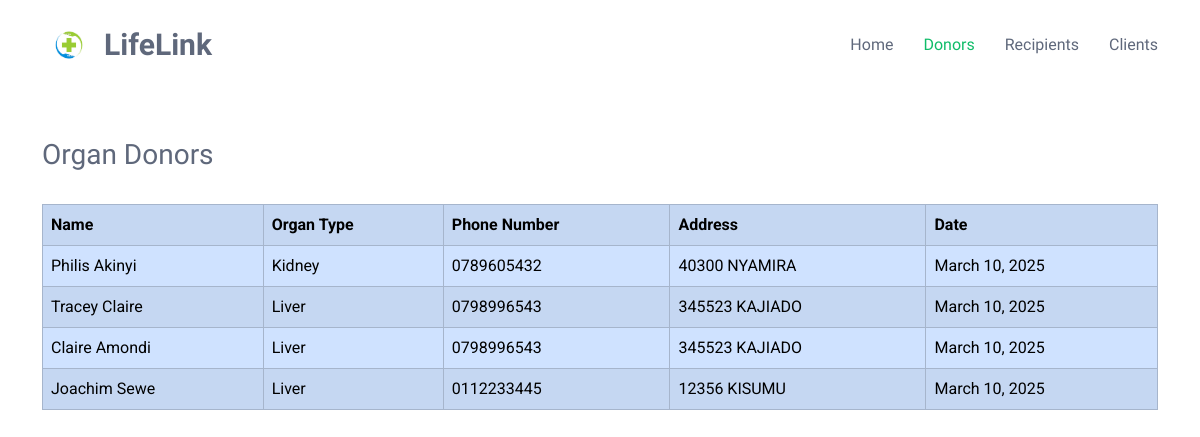
Screenshot of /view_organ_donors/ with the database file from the repository.
### LifeLinkApp/models.py (models this page shows, shortened)
class OrganDonor(models.Model):
    filled_at = models.DateTimeField(auto_now_add=True)
    donor_name = models.CharField(max_length=100)
    ORGAN_TYPE_CHOICES = [
        ('Kidney', 'Kidney'),
        ('Heart', 'Heart'),
        ('Lung', 'Lung'),
        ('Liver', 'Liver'),
        ('Pancreas', 'Pancreas'),
        ('Heart Valve', 'Heart Valve'),
    ]
    donor_organType = models.CharField(max_length=20, choices=ORGAN_TYPE_CHOICES, default='Kidney')
    donor_contact = models.CharField(max_length=50)
    donor_address = models.CharField(max_length=50)

### LifeLinkApp/views.py (the view)
# urls.py: path('view_organ_donors/', views.view_organ_donors, name='view_organ_donors'),
def view_organ_donors(request):
    donors = OrganDonor.objects.all()
    return render(request,'view_organ_donors.html',{'donors':donors})

### LifeLinkApp/templates/view_organ_donors.html (shortened to what this page needs)
{% load static %}
<!DOCTYPE html>
<html lang="en">
<head>
  <link href="{% static 'assets/vendor/bootstrap/css/bootstrap.min.css' %}" rel="stylesheet">
  <link href="{% static 'assets/vendor/bootstrap-icons/bootstrap-icons.css' %}" rel="stylesheet">
  <link href="{% static 'assets/vendor/aos/aos.css' %}" rel="stylesheet">
  <link href="{% static 'assets/vendor/glightbox/css/glightbox.min.css' %}" rel="stylesheet">
  <link href="{% static 'assets/vendor/swiper/swiper-bundle.min.css' %}" rel="stylesheet">
  <link href="{% static 'assets/css/main.css'%}" rel="stylesheet">
    <link rel="stylesheet" href="{% static 'assets/css/donor_details.css' %}">
</head>
<body class="index-page">
  <header id="header" class="header d-flex align-items-center sticky-top">
    <div class="container-fluid container-xl position-relative d-flex align-items-center">
      <a href="{% url 'homepage' %}" class="logo d-flex align-items-center me-auto">
         <img src="{% static 'assets/img/logo1.jpg' %}" alt="">
        <h1 class="sitename">LifeLink</h1>
      </a>
      <nav id="navmenu" class="navmenu">
        <ul>
          <li><a href="{% url 'homepage' %}" >Home</a></li>
          <li><a href="{% url 'view_donors' %}" class="active" >Donors</a></li>
            <li><a href="{% url 'view_recipients' %}" >Recipients</a></li>
            <li><a href="{% url 'view_clients' %}"  >Clients</a></li>
        </ul>
      </nav>
    </div>
  </header>
  <br><br>
  <main class="main container">
  <h3>Organ Donors</h3> <br>
   <table class="table table-primary table-striped table-hover table-bordered">
       <tr>
       <td><b>Name</b></td>
       <td><b>Organ Type</b></td>
       <td><b>Phone Number</b></td>
       <td><b>Address</b></td>
       <td><b>Date</b></td>
       </tr>
       {% for donor in donors %}
       <tr>
       <td>{{ donor.donor_name }}</td>
       <td>{{ donor.donor_organType }}</td>
       <td>{{ donor.donor_contact }}</td>
       <td>{{ donor.donor_address }}</td>
       <td>{{ donor.filled_at|date:"F j, Y" }}</td>
       </tr>
       {% endfor %}
   </table>
       </main>
  <br><br><br><br> <br><br>
    <br><br><br><br> <br><br>
    <br><br><br><br> <br><br>
</body>
</html>

### LifeLinkApp/static/assets/css/main.css (style rules this page uses)
:root { --default-font: "Roboto", system-ui, -apple-system, "Segoe UI", Roboto, "Helvetica Neue", Arial, "Noto Sans", "Liberation Sans", sans-serif, "Apple Color Emoji", "Segoe UI Emoji", "Segoe UI Symbol", "Noto Color Emoji"; --heading-font: "Raleway", sans-serif; --nav-font: "Ubuntu", sans-serif; }
:root { --background-color: #ffffff; --default-color: #444444; --heading-color: #5f687b; --accent-color: #10bc69; --surface-color: #ffffff; --contrast-color: #ffffff; }
:root { --nav-color: #5f687b; --nav-hover-color: #10bc69; --nav-mobile-background-color: #ffffff; --nav-dropdown-background-color: #ffffff; --nav-dropdown-color: #5f687b; --nav-dropdown-hover-color: #10bc69; }
:root { scroll-behavior: smooth; }
body { color: var(--default-color); background-color: var(--background-color); font-family: var(--default-font); }
a { color: var(--accent-color); text-decoration: none; transition: 0.3s; }
h1, h2, h3, h4, h5, h6 { color: var(--heading-color); font-family: var(--heading-font); }
.header { color: var(--default-color); background-color: var(--background-color); padding: 15px 0; transition: all 0.5s; z-index: 997; }
.header .logo { line-height: 1; }
.header .logo img { max-height: 36px; margin-right: 8px; }
.header .logo h1 { font-size: 30px; margin: 0; font-weight: 700; color: var(--heading-color); }
@media (max-width: 1200px) { .header .logo { order: 1; } }
@media (max-width: 1200px) { .header .navmenu { order: 3; } }
@media (min-width: 1200px) { .navmenu { padding: 0; } }
@media (min-width: 1200px) { .navmenu ul { margin: 0; padding: 0; display: flex; list-style: none; align-items: center; } }
@media (min-width: 1200px) { .navmenu li { position: relative; } }
@media (min-width: 1200px) { .navmenu a, .navmenu a:focus { color: var(--nav-color); padding: 18px 15px; font-size: 16px; font-family: var(--nav-font); font-weight: 400; display: flex; align-items: center; justify-content: space-between; white-space: nowrap; transition: 0.3s; } }
@media (min-width: 1200px) { .navmenu li:last-child a { padding-right: 0; } }
@media (min-width: 1200px) { .navmenu li:hover>a, .navmenu .active, .navmenu .active:focus { color: var(--nav-hover-color); } }

### rows the page displays
OrganDonor: donor_name "Philis Akinyi", donor_organType "Kidney", donor_contact "0789605432", donor_address "40300 NYAMIRA", filled_at "March 10, 2025"
OrganDonor: donor_name "Tracey Claire", donor_organType "Liver", donor_contact "0798996543", donor_address "345523 KAJIADO", filled_at "March 10, 2025"
OrganDonor: donor_name "Claire Amondi", donor_organType "Liver", donor_contact "0798996543", donor_address "345523 KAJIADO", filled_at "March 10, 2025"
OrganDonor: donor_name "Joachim Sewe", donor_organType "Liver", donor_contact "0112233445", donor_address "12356 KISUMU", filled_at "March 10, 2025"
